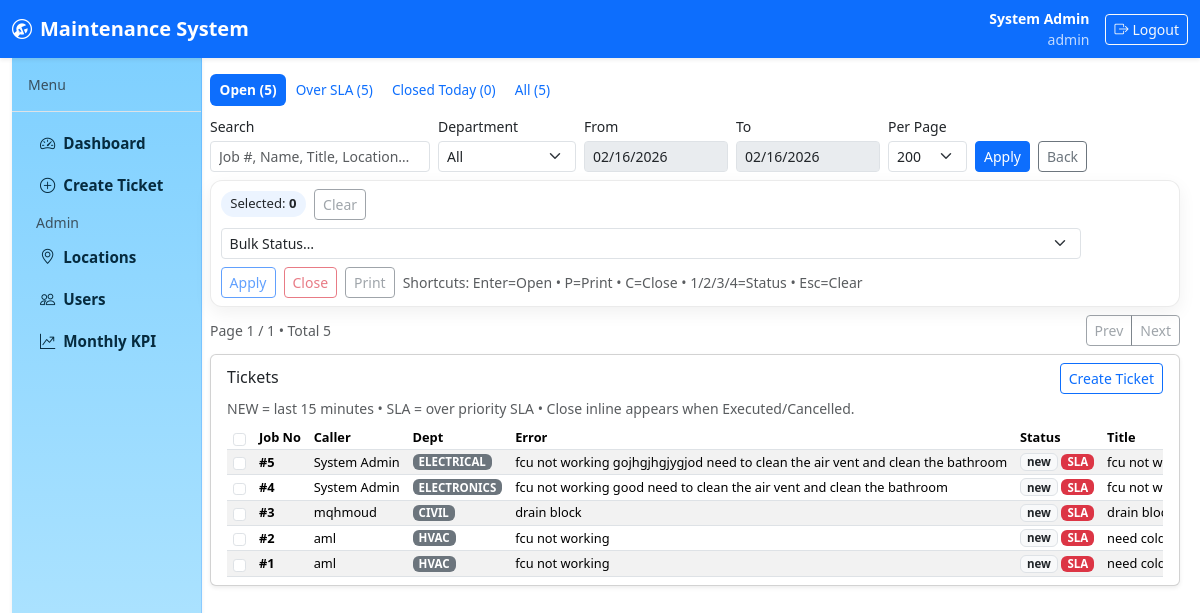
Screenshot of /dashboard?view=open&all=1&per=200 (signed in) with the database file from the repository.
### models.py (models this page shows, shortened)
class User(db.Model, UserMixin):
    id = db.Column(db.Integer, primary_key=True)
    username = db.Column(db.String(80), unique=True, nullable=False)
    full_name = db.Column(db.String(200), nullable=False)
    emp_no = db.Column(db.String(50), nullable=True)
    role = db.Column(db.String(20), nullable=False)  # admin/supervisor/technician/requester
    maintenance_dept = db.Column(db.String(20), nullable=True)  # hvac/civil/..
    password_hash = db.Column(db.String(255), nullable=False)
    is_active = db.Column(db.Boolean, default=True)
    created_at = db.Column(db.DateTime, default=datetime.utcnow)

class Ticket(db.Model):
    id = db.Column(db.Integer, primary_key=True)
    ticket_no = db.Column(db.Integer, unique=True, index=True, nullable=False)
    requester_user_id = db.Column(db.Integer, db.ForeignKey("user.id"), nullable=False)
    requester_name = db.Column(db.String(200), nullable=False)
    requester_extension = db.Column(db.String(50), nullable=True)
    building_id = db.Column(db.Integer, db.ForeignKey("building.id"), nullable=False)
    floor_id = db.Column(db.Integer, db.ForeignKey("floor.id"), nullable=False)
    section_id = db.Column(db.Integer, db.ForeignKey("hospital_section.id"), nullable=False)
    room_id = db.Column(db.Integer, db.ForeignKey("room.id"), nullable=False)
    maintenance_dept = db.Column(db.String(20), nullable=False)
    priority = db.Column(db.String(20), nullable=False)
    error_name = db.Column(db.String(200), nullable=True)
    title = db.Column(db.String(300), nullable=False)
    description = db.Column(db.Text, nullable=False)
    status = db.Column(db.String(50), default="new", nullable=False)
    assigned_technician_id = db.Column(db.Integer, db.ForeignKey("user.id"), nullable=True)
    assigned_at = db.Column(db.DateTime, nullable=True)
    first_response_at = db.Column(db.DateTime, nullable=True)
    last_status_at = db.Column(db.DateTime, nullable=True)
    spares_requested_at = db.Column(db.DateTime, nullable=True)
    started_at = db.Column(db.DateTime, nullable=True)
    ended_at = db.Column(db.DateTime, nullable=True)
    closed_by = db.Column(db.Integer, db.ForeignKey("user.id"), nullable=True)
    closed_at = db.Column(db.DateTime, nullable=True)
    created_at = db.Column(db.DateTime, default=datetime.utcnow, nullable=False)
    updated_at = db.Column(db.DateTime, default=datetime.utcnow, onupdate=datetime.utcnow)

### blueprints/dashboard.py (the view)
@bp.route("/dashboard")
@login_required
def dashboard():
    ctx = _build_query()
    return render_template("dashboard.html", **ctx)

### blueprints/dashboard.py (called while the page is built)
def _parse_date(value: str):
    try:
        return date.fromisoformat(value)
    except Exception:
        return None

def _fmt_duration(delta: timedelta) -> str:
    if delta.total_seconds() < 0:
        delta = timedelta(seconds=0)
    mins = int(delta.total_seconds() // 60)
    h = mins // 60
    m = mins % 60
    if h <= 0:
        return f"{m}m"
    return f"{h}h {m:02d}m"

def _compute_over_sla(t: Ticket, now: datetime) -> bool:
    pri = (t.priority or "").lower().strip()
    hours = SLA_HOURS.get(pri)
    if not hours:
        return False
    end = t.ended_at or now
    if not t.created_at:
        return False
    elapsed = end - t.created_at
    return elapsed.total_seconds() > (hours * 3600)

### i18n.py (called while the page is built)
def t(key: str) -> str:
    return _EN.get(key, key)

### templates/dashboard.html (shortened to what this page needs)
{% extends "base.html" %}
{% block content %}
<ul class="nav nav-pills dash-tabs mb-2">
  <li class="nav-item">
    <a class="nav-link {% if view=='open' %}active{% endif %}" href="/dashboard?view=open&{{ qs_keep }}">
      Open ({{ open_total }})
    </a>
  </li>
  <li class="nav-item">
    <a class="nav-link {% if view=='over_sla' %}active{% endif %}" href="/dashboard?view=over_sla&{{ qs_keep }}">
      Over SLA ({{ over_sla_total }})
    </a>
  </li>
  <li class="nav-item">
    <a class="nav-link {% if view=='closed_today' %}active{% endif %}" href="/dashboard?view=closed_today&{{ qs_keep }}">
      Closed Today ({{ closed_today_total }})
    </a>
  </li>
  <li class="nav-item">
    <a class="nav-link {% if view=='all' %}active{% endif %}" href="/dashboard?view=all&{{ qs_keep }}">
      All ({{ all_total }})
    </a>
  </li>
</ul>
<div class="mb-2">
  <form class="d-flex flex-wrap align-items-end gap-2" method="get" action="/dashboard" id="filtersForm">
    <div>
      <label class="form-label mb-1 small">Search</label>
      <input type="text" name="q" value="{{ q }}"
             class="form-control form-control-sm"
             placeholder="Job #, Name, Title, Location…">
    </div>
    <div>
      <label class="form-label mb-1 small">Department</label>
      <select class="form-select form-select-sm" name="dept" {% if dept_locked %}disabled{% endif %}>
        <option value="" {% if not selected_dept %}selected{% endif %}>All</option>
      </select>
    </div>
    <div>
      <label class="form-label mb-1 small">From</label>
      <input type="date" name="from" value="{{ date_from }}"
             class="form-control form-control-sm" {% if show_all %}disabled{% endif %}>
    </div>
    <div>
      <label class="form-label mb-1 small">To</label>
      <input type="date" name="to" value="{{ date_to }}"
             class="form-control form-control-sm" {% if show_all %}disabled{% endif %}>
    </div>
    <div>
      <label class="form-label mb-1 small">Per Page</label>
      <select name="per" class="form-select form-select-sm">
        {% for p in [100,200,500,1000] %}
          <option value="{{ p }}" {% if per_page==p %}selected{% endif %}>{{ p }}</option>
        {% endfor %}
      </select>
    </div>
    <div class="d-flex gap-2">
      <button class="btn btn-sm btn-primary">Apply</button>
      {% if show_all %}
        <a class="btn btn-sm btn-outline-secondary"
           href="/dashboard?view={{ view }}&from={{ date_from }}&to={{ date_to }}&per={{ per_page }}">Back</a>
      {% else %}
        <a class="btn btn-sm btn-outline-secondary"
           href="/dashboard?view={{ view }}&all=1&per={{ per_page }}">Show All</a>
      {% endif %}
    </div>
  </form>
</div>
<div class="bulk-bar mb-2 d-flex flex-wrap align-items-center justify-content-between gap-2">
  <div class="d-flex align-items-center gap-2">
    <span class="bulk-pill">Selected: <b id="selCount">0</b></span>
    <button class="btn btn-sm btn-outline-secondary" type="button" id="btnClearSel" disabled>Clear</button>
  </div>
  <div class="d-flex align-items-center flex-wrap gap-2">
    <select class="form-select form-select-sm" id="bulkStatus" style="min-width: 210px;">
      <option value="">Bulk Status…</option>
    </select>
    <button class="btn btn-sm btn-outline-primary" type="button" id="btnBulkApply" disabled>Apply</button>
    <button class="btn btn-sm btn-outline-danger" type="button" id="btnBulkClose" disabled>Close</button>
    <button class="btn btn-sm btn-outline-secondary" type="button" id="btnBulkPrint" disabled>Print</button>
    <span class="text-muted small d-none d-lg-inline">
      Shortcuts: Enter=Open • P=Print • C=Close • 1/2/3/4=Status • Esc=Clear
    </span>
  </div>
</div>
<div class="d-flex justify-content-between align-items-center mb-2">
  <div class="small text-muted">
    Page {{ page }} / {{ total_pages }} • Total <span id="totalLabel">{{ total }}</span>
  </div>
  <div class="btn-group btn-group-sm">
    <a class="btn btn-outline-secondary {% if not has_prev %}disabled{% endif %}"
       href="/dashboard?{{ qs_no_page }}&page={{ page-1 }}">Prev</a>
    <a class="btn btn-outline-secondary {% if not has_next %}disabled{% endif %}"
       href="/dashboard?{{ qs_no_page }}&page={{ page+1 }}">Next</a>
  </div>
</div>
<div class="card shadow-sm">
  <div class="card-body py-2">
    <div class="d-flex align-items-center justify-content-between flex-wrap gap-2">
      <h6 class="mb-0">Tickets</h6>
      <div class="d-flex gap-2">
        <a class="btn btn-sm btn-outline-primary" href="/tickets/create">Create Ticket</a>
      </div>
    </div>
    <div class="text-muted small mt-1">
      NEW = last 15 minutes • SLA = over priority SLA • Close inline appears when Executed/Cancelled.
    </div>
    <div class="table-responsive mt-2">
      <table class="table table-sm table-striped align-middle mb-0 table-compact" id="ticketsTable">
        <thead>
          <tr>
            <th class="col-sel"><input class="form-check-input" type="checkbox" id="chkAll"></th>
            <th class="col-job">Job No</th>
            <th class="col-caller">Caller</th>
            <th class="col-dept">Dept</th>
            <th class="col-error">Error</th>
            <th class="col-status">Status</th>
            <th class="col-title">Title</th>
          </tr>
        </thead>
        <tbody id="ticketsBody">
          {% for t in recent_tickets %}
            {% set st = (t.status or '') %}
            {% set rowcls = '' %}
            {% if st == 'new' %}{% set rowcls = 'st-new' %}
            {% elif st == 'processing' %}{% set rowcls = 'st-processing' %}
            {% elif st == 'waiting' %}{% set rowcls = 'st-waiting' %}
            {% elif st == 'executed' %}{% set rowcls = 'st-executed' %}
            {% elif st == 'cancelled' %}{% set rowcls = 'st-cancelled' %}
            {% elif st == 'Needs Spare Parts' %}{% set rowcls = 'st-spares' %}
            {% elif st == 'closed' %}{% set rowcls = 'st-closed' %}
            {% endif %}
            <tr class="ticket-row {{ rowcls }} {% if t.over_sla %}sla-row{% endif %}"
                data-ticket-id="{{ t.id }}"
                data-ticket-no="{{ t.ticket_no }}"
                data-ticket-status="{{ t.status }}"
                data-return-to="{{ request.full_path }}">
              <td><input class="form-check-input chkRow" type="checkbox" data-id="{{ t.id }}"></td>
              <td class="fw-semibold one-line" title="#{{ t.ticket_no }}">#{{ t.ticket_no }}</td>
              <td class="one-line" title="{{ t.caller or '' }}">{{ t.caller or '-' }}</td>
              <td class="one-line" title="{{ t.dept or '' }}">
                <span class="badge bg-secondary">{{ t.dept or '-' }}</span>
              </td>
              <td class="one-line" title="{{ t.error_name or '' }}">{{ t.error_name or '-' }}</td>
              <td class="one-line" title="{{ t.status or '' }}">
                <span class="badge bg-light text-dark border">{{ t.status or '-' }}</span>
                {% if t.over_sla %}
                  <span class="badge bg-danger">SLA</span>
                {% endif %}
              </td>
              <td class="one-line" title="{{ t.title or '' }}">{{ t.title or '-' }}</td>
            </tr>
          {% endfor %}
        </tbody>
      </table>
    </div>
  </div>
</div>
{% endblock %}

### templates/base.html (shortened to what this page needs)
<!doctype html>
<html lang="en" dir="ltr">
<head>
  <link href="https://cdn.jsdelivr.net/npm/bootstrap@5.3.3/dist/css/bootstrap.min.css" rel="stylesheet">
  <link href="https://cdn.jsdelivr.net/npm/bootstrap-icons@1.11.3/font/bootstrap-icons.min.css" rel="stylesheet">
  <link href="/static/styles.css" rel="stylesheet">
</head>
<body class="bg-app">
{% if current_user.is_authenticated %}
<nav class="navbar navbar-expand-lg navbar-dark bg-primary shadow-sm">
  <div class="container-fluid">
    <a class="navbar-brand fw-semibold" href="/dashboard">
      <i class="bi bi-wrench-adjustable-circle me-2"></i>Maintenance System
    </a>
    <div class="d-flex align-items-center gap-3">
      <div class="text-white small text-end">
        <div class="fw-semibold">{{ current_user.full_name }}</div>
        <div class="opacity-75">
          {{ current_user.role }}{% if current_user.maintenance_dept %} • {{ current_user.maintenance_dept.upper() }}{% endif %}
        </div>
      </div>
      <a class="btn btn-outline-light btn-sm" href="/logout">
        <i class="bi bi-box-arrow-right me-1"></i>{{ tr("logout") }}
      </a>
    </div>
  </div>
</nav>
<div class="container-fluid">
  <div class="row g-0">
    <aside class="sidebar-wrap p-0">
      <div class="sidebar bg-white shadow-sm">
        <div class="p-3 border-bottom">
          <div class="small text-muted">Menu</div>
        </div>
        <div class="p-2">
          <a class="nav-link side-link" href="/dashboard">
            <i class="bi bi-speedometer2 me-2"></i>{{ tr("dashboard") }}
          </a>
          <a class="nav-link side-link" href="/tickets/create">
            <i class="bi bi-plus-circle me-2"></i>{{ tr("create_ticket") }}
          </a>
          {% if current_user.role == 'admin' %}
            <div class="mt-2 px-3 small text-muted">Admin</div>
            <a class="nav-link side-link" href="/locations">
              <i class="bi bi-geo-alt me-2"></i>{{ tr("locations") }}
            </a>
            <a class="nav-link side-link" href="/users">
              <i class="bi bi-people me-2"></i>{{ tr("users") }}
            </a>
            <a class="nav-link side-link" href="/kpi">
              <i class="bi bi-graph-up-arrow me-2"></i>{{ tr("kpi") }}
            </a>
          {% endif %}
        </div>
      </div>
    </aside>
    <main class="content-wrap py-3">
      <div class="container-fluid main-wrap-fluid px-2">
        {% block content %}{% endblock %}
      </div>
    </main>
  </div>
</div>
{% else %}
<div class="container py-5">
  {% block content_auth %}{% endblock %}
</div>
{% endif %}
</body>
</html>

### static/styles.css (style rules this page uses)
.sidebar { min-height: calc(100vh - 56px); background: linear-gradient(180deg, #7fd0ff 0%, #b9e8ff 100%) !important; border-right: 1px solid rgba(13,110,253,.20); }
.side-link { border-radius: 12px; padding: 10px 12px; margin: 5px 8px; color: #062b3f; font-weight: 700; }

### templates/base.html (style rules this page uses)
@media (min-width: 992px) { aside.sidebar-wrap { width: 190px; flex: 0 0 190px; } }
@media (min-width: 992px) { main.content-wrap { flex: 1 1 auto; width: calc(100% - 190px); } }
.sidebar { min-height: calc(100vh - 56px); }
.side-link { padding: .45rem .75rem; font-size: .95rem; white-space: nowrap; }
.main-wrap-fluid { width: 100%; max-width: 100%; }

### templates/dashboard.html (style rules this page uses)
.table-compact { font-size: 0.80rem; }
.table-compact td, .table-compact th { padding: .20rem .40rem !important; white-space: nowrap !important; vertical-align: middle !important; line-height: 1.15 !important; overflow: hidden; text-overflow: ellipsis; }
.one-line { white-space: nowrap; overflow: hidden; text-overflow: ellipsis; }
.st-new { background: #f1f3f5 !important; }
.badge { font-size: 0.72rem !important; padding: .14rem .38rem !important; }
.sla-row { background: #fff5f5 !important; box-shadow: inset 0 0 0 9999px rgba(220,53,69,.06); animation: slaPulse 1.6s ease-in-out infinite; }
.dash-tabs .nav-link { padding: .35rem .6rem; font-size: .85rem; }
.dash-tabs .nav-link.active { font-weight: 700; }
.bulk-bar { position: sticky; top: 56px; z-index: 10; background: #fff; border: 1px solid rgba(0,0,0,.08); border-radius: .75rem; box-shadow: 0 6px 18px rgba(0,0,0,.06); padding: .5rem .6rem; }
.bulk-pill { background: rgba(13,110,253,.08); border-radius: 999px; padding: .2rem .6rem; font-size: .82rem; }
th.col-sel { width: 44px; }
th.col-job { width: 78px; }
th.col-caller { width: 170px; }
th.col-dept { width: 95px; }
th.col-error { width: 150px; }
th.col-status { width: 190px; }
th.col-title { width: 520px; }

### rows the page displays
User: full_name "System Admin", role "admin"
Ticket: ticket_no "5", requester_name "System Admin", maintenance_dept "ELECTRICAL", error_name "fcu not working gojhgjhgjygjod need to clean the air vent and clean the bathroom", status "new", title "fcu not…"
Ticket: ticket_no "4", requester_name "System Admin", maintenance_dept "ELECTRONICS", error_name "fcu not working good need to clean the air vent and clean the bathroom", status "new", title "fcu not…"
Ticket: ticket_no "3", requester_name "mqhmoud", maintenance_dept "CIVIL", error_name "drain block", status "new", title "drain…"
Ticket: ticket_no "2", requester_name "aml", maintenance_dept "HVAC", error_name "fcu not working", status "new", title "need…"
Ticket: requester_name "aml", error_name "fcu not working", status "new", title "need…"

### other values shown
{{ tr("logout") }} "Logout"
{{ tr("dashboard") }} "Dashboard"
{{ tr("create_ticket") }} "Create Ticket"
{{ tr("locations") }} "Locations"
{{ tr("users") }} "Users"
{{ tr("kpi") }} "Monthly KPI"
{{ open_total }} "5"
{{ over_sla_total }} "5"
{{ closed_today_total }} "0"
{{ all_total }} "5"
{{ page }} "1"
{{ total_pages }} "1"
{{ total }} "5"
{{ t.ticket_no }} "1"
{{ t.dept or '-' }} "HVAC"
